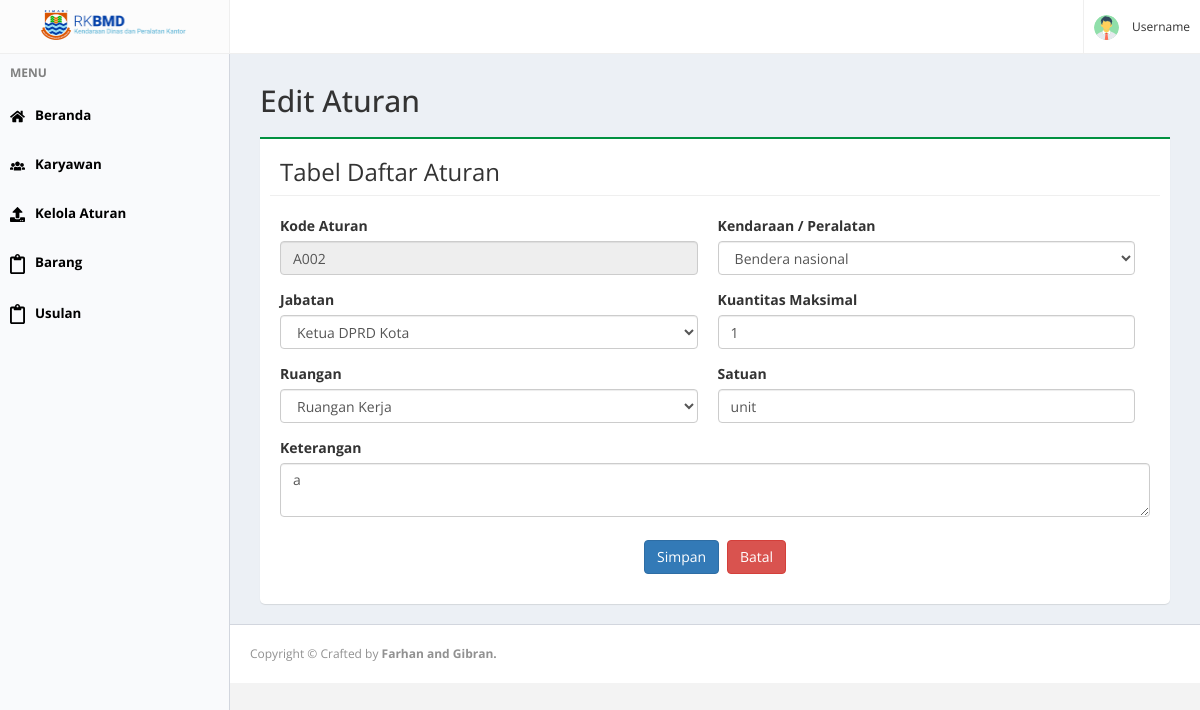
The page /alpha_skpd/pengelola/?data=edit_aturan&&kode_aturan=A002 (signed in) on the database its author committed.
### tables this page shows
CREATE TABLE `aturan` (
  `kode_aturan` varchar(4) NOT NULL,
  `kode_jabatan` varchar(3) NOT NULL,
  `kode_barang` varchar(64) NOT NULL,
  `kode_ruangan` varchar(3) NOT NULL,
  `kuantitas_maks` int(2) NOT NULL,
  `satuan` varchar(8) NOT NULL,
  `keterangan` varchar(200) NOT NULL
);

### alpha_skpd/pengelola/aturan/edit.php (the view, shortened to what this page needs)
<?php
	include "koneksi/koneksi.php";
	$edit = mysqli_query($koneksi,"select * from aturan where kode_aturan='$_GET[kode_aturan]'");
	$datanow = mysqli_fetch_array($edit);
?>
<div class="main-dash">
	<div class="main-content">
		<div class="main-title"><h2>Edit Aturan <?php $_GET?></h2></div>
		<div class="content-big green"><h3 class="content-title">Tabel Daftar Aturan</h3><br/>
		<form method="POST" action="aturan/update.php" style="padding:0px 10px 10px 10px;">
			<div style="width:48%;float:left;margin-right:20px;">
				<div class="form-group">
					<label for="kode_aturan">Kode Aturan</label>
					<input type="text" name="kode_aturan" value="<?php echo $datanow['kode_aturan'];?>" readonly class="form-control">
				</div>
				<div class="form-group">
					<label for="kode_jabatan">Jabatan</label>
					<select name="kode_jabatan" class="form-control">
							<?php
								$query_jabatan=mysqli_query($koneksi,"SELECT * FROM jabatan ORDER BY kode_jabatan ASC");
								while ($data=mysqli_fetch_array($query_jabatan)) {
									if ($datanow['kode_jabatan']==$data['kode_jabatan']) {
										echo '<option value="'.$data['kode_jabatan'].'" selected="selected">'.$data['nama_jabatan'].'</option>';
									}else{
										echo '<option value="'.$data['kode_jabatan'].'">'.$data['nama_jabatan'].'</option>';
									}
								}
							?>
					</select>
				</div>
				<div class="form-group">
					<label for="kode_ruangan">Ruangan</label>
					<select name="kode_ruangan" class="form-control">
							<?php
								$query_ruangan=mysqli_query($koneksi,"SELECT * FROM ruangan ORDER BY kode_ruangan ASC");
								while ($data=mysqli_fetch_array($query_ruangan)) {
									if ($datanow['kode_ruangan']==$data['kode_ruangan']) {
										echo '<option value="'.$data['kode_ruangan'].'" selected="selected">'.$data['nama_ruangan'].'</option>';
									}else{
										echo "<option value='".$data['kode_ruangan']."'>".$data['nama_ruangan']."</option>";
									}
								}
							?>
						</select>
				</div>
			</div>
			<div style="width:48%;float:left;">
				<div class="form-group">
					<label for="kode_barang">Kendaraan / Peralatan</label>
					<select name="kode_barang" class="form-control">
							<?php
								$query_barang=mysqli_query($koneksi,"SELECT * FROM barang ORDER BY kode_barang ASC");
								while ($data=mysqli_fetch_array($query_barang)) {
									if ($datanow['kode_barang']==$data['kode_barang']) {
										echo '<option value="'.$data['kode_barang'].'" selected="selected">'.$data['nama_barang'].'</option>';
									}else{
										echo "<option value='".$data['kode_barang']."'>".$data['nama_barang']."</option>";
									}
								}
							?>
					</select>
				</div>
				<div class="form-group">
					<label for="kuantitas_maks">Kuantitas Maksimal</label>
					<input type="number" name="kuantitas_maks" value="<?php echo $datanow['kuantitas_maks'];?>" class="form-control">
				</div>
				<div class="form-group">
					<label for="satuan">Satuan</label>
					<input type="text" name="satuan" value="<?php echo $datanow['satuan'];?>" class="form-control">
				</div>
			</div>
			<div class="form-group">
					<label for="keterangan">Keterangan</label>
					<textarea name="keterangan" class="form-control"><?php echo $datanow['keterangan'];?></textarea>
				</div>
			<h2 colspan=2 align=center><input type="Submit" value="Simpan" class="btn btn-primary"> <input type=button value=Batal onclick=self.history.back() class="btn btn-danger"></h2>
		</form>
		</div>
	</div>
</div>

### alpha_skpd/pengelola/assets/css/styles.css (style rules this page uses)
* { margin:0; padding:0; }
html { background-color: #f3f3f3; }
body { font: normal 14px sans-serif; }

### alpha_skpd/assets/css/style.css (style rules this page uses)
body { font-family: 'Open Sans','Helvetica Neue',Helvetica,Arial,sans-serif; -webkit-font-smoothing: antialiased; }
input[type=text], input[type=password], textarea { box-sizing : border-box; }
.cek { margin:0px; }
.main-dash { padding-left:260px; background-color:#ECF0F5; min-height:500px; padding-top:10px; padding-right:30px; padding-bottom:20px; }
.main-content { width:100%; }
.content-big { min-height:300px; background-color:white; border-bottom-left-radius:5px; border-bottom-right-radius:5px; padding:10px; margin-top:20px; box-shadow: 0 1px 1px rgba(0,0,0,0.1); }
.green { border-top:2px solid #019140; }
.content-title { border-bottom:1px solid #efefef; padding:10px; margin:0px; font-weight:normal; }

### rows shown on the page
aturan: kode_aturan "A002", kuantitas_maks "1", satuan "unit", keterangan "a"

### other values the page prints
form field kode_jabatan "Ketua DPRD Kota"
form field kode_ruangan "Ruangan Kerja"
form field kode_barang "Bendera nasional"
